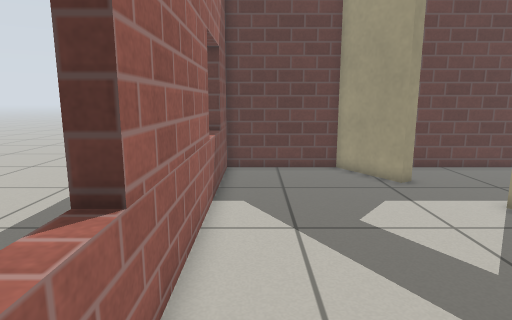
View 1 (above)

16 first-person views from a walk through a robot-simulator world made for Gazebo. The camera is 0.79 m above the floor, tilts 10° down and sees 75° across. The floor is counted in squares, 0.25 m on a side. Each view is taken from the middle of a square. On the plan, view 1 faces up. The plan holds only what a view shows up to about 20 squares ahead; the rest is blank. Simple patterns stand in for the simulator's built-in surfaces.

View 2
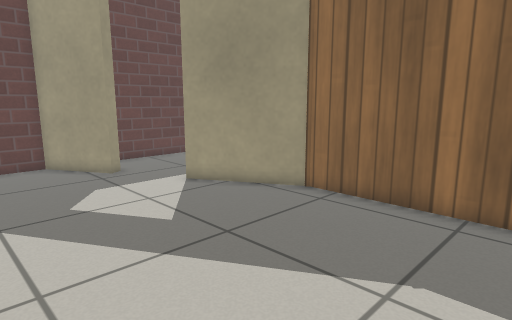

View 3
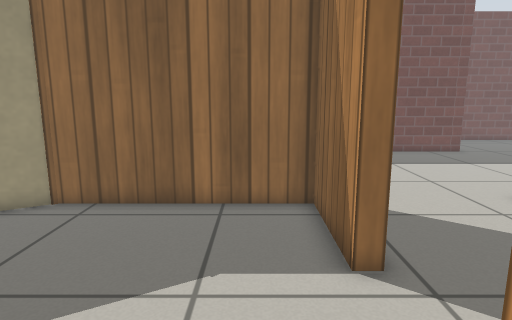

View 4
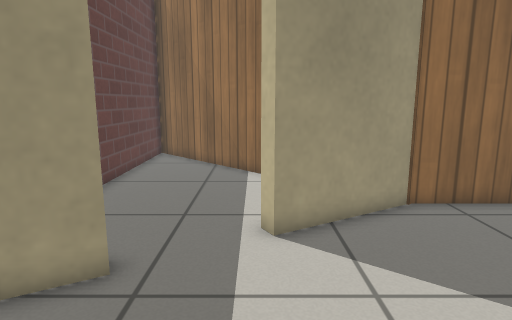

View 5
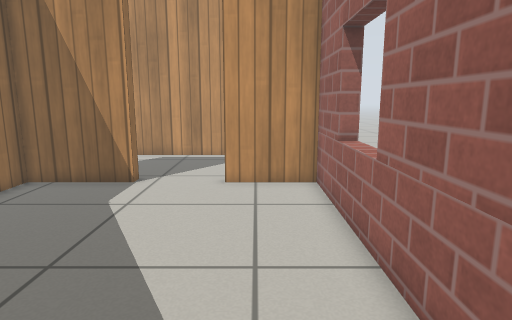

View 6
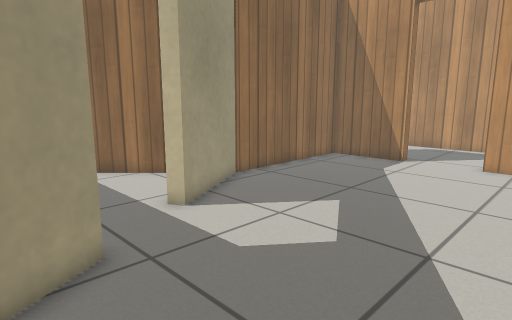

View 7
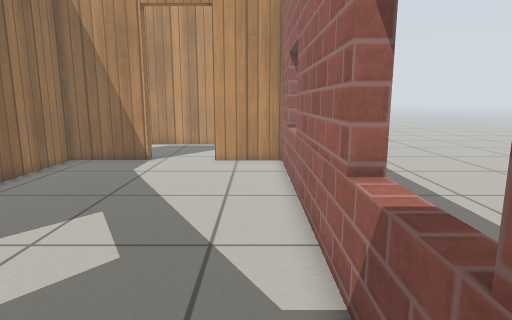

View 8
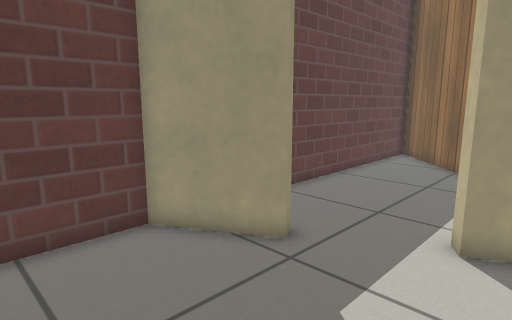

View 9
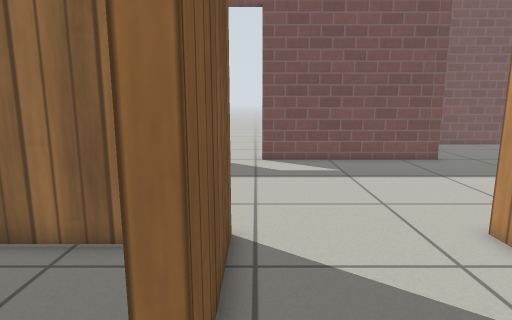

View 10
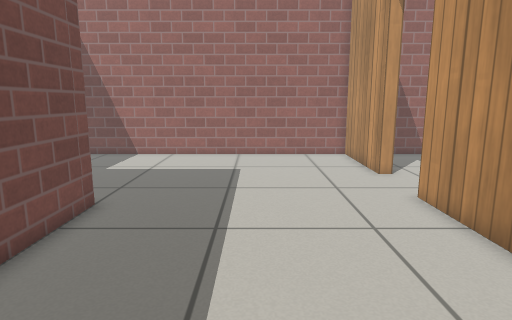

View 11
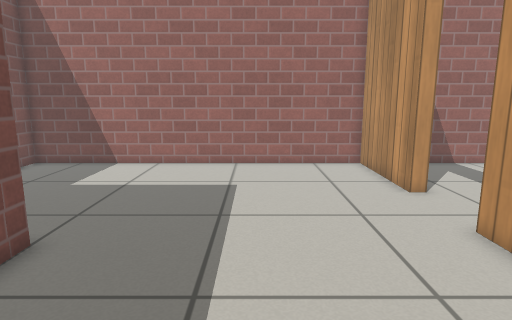

View 12
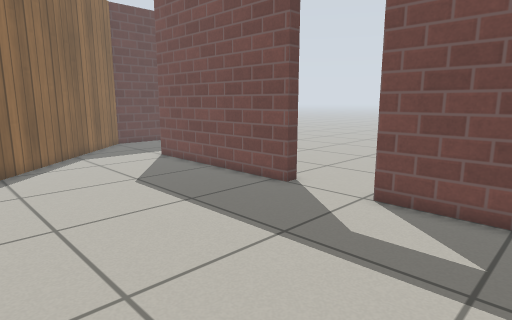

View 13
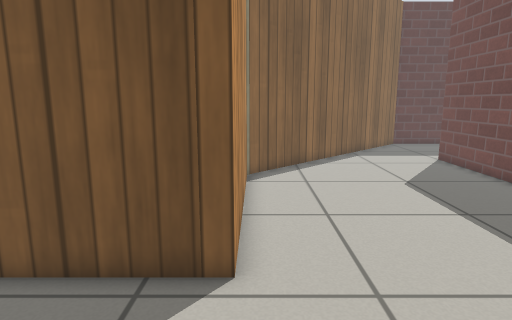

View 14
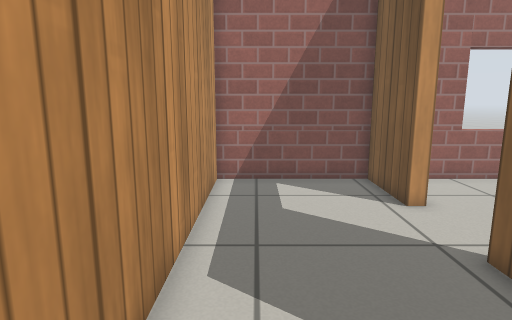

View 15
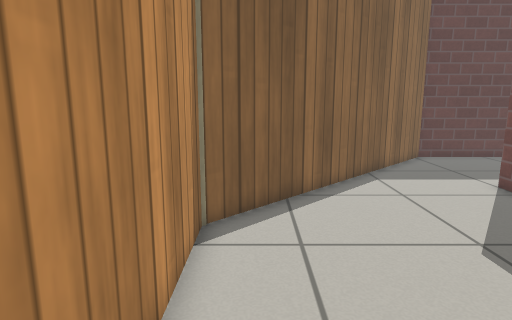

View 16
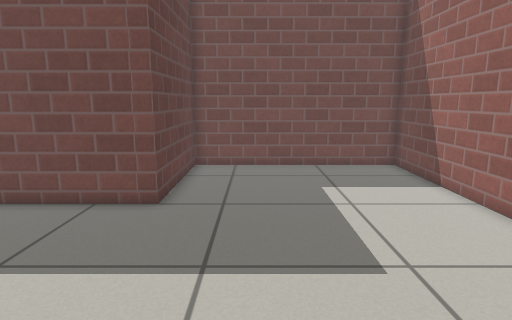

### Floor plan
Ten units are one square. View 1 is at (0, 0); x grows to the right and y downward. Boxes are objects, and circles mark ways between rooms. Rooms are numbered by the first view taken in them; rooms with no view inside come last. Other rooms are left out.
<svg viewBox="-25 -163 304 408">
<path fill="none" stroke="#000" d="M-14 -35 -20 -35M58 28 100 28 100 -52 75 -96M63 -130 57 -127 39 -158 -14 -158 -14 28 22 28M106 106 106 148M210 8 210 -91M106 183 106 240 274 240 274 140 210 140 210 43M22 34 -14 34 -14 96 106 96M204 -158 189 -158M261 -158 213 -158 106 -52 106 34 58 34M75 -96 81 -99M121 -74 204 -158M189 -158 74 -158"/>
<circle cx="40" cy="30" r="3" fill="#2a7"/>
<circle cx="70" cy="-110" r="3" fill="#2a7"/>
<text x="30" y="-50">1</text>
<text x="160" y="70">2</text>
<text x="110" y="-130">3</text>
</svg>
Room 1 opens to room 2. Room 1 opens to room 3.

Where each view was taken, in squares from view 1:
view 1: 0 up, 0 right, facing up
view 2: 2 down, 0 right, facing up-right
view 3: 1 down, 0 right, facing right
view 4: 10 up, 0 right, facing right
view 5: 10 up, 1 right, facing down
view 6: 15 up, 1 left, facing down-right
view 7: 15 up, 0 right, facing down
view 8: 8 up, 0 right, facing up-right
view 9: 4 down, 3 right, facing right
view 10: 4 down, 16 right, facing down
view 11: 7 down, 16 right, facing down
view 12: 9 down, 11 right, facing up-right
view 13: 9 down, 11 right, facing up
view 14: 8 down, 12 right, facing left
view 15: 3 down, 12 right, facing up
view 16: 17 down, 11 right, facing right
